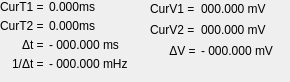
<?xml version="1.0" encoding="UTF-8"?>
<ui version="4.0">
 <class>CursorReadouts</class>
 <widget class="QWidget" name="CursorReadouts">
  <property name="geometry">
   <rect>
    <x>0</x>
    <y>0</y>
    <width>290</width>
    <height>82</height>
   </rect>
  </property>
  <property name="sizePolicy">
   <sizepolicy hsizetype="Fixed" vsizetype="Fixed">
    <horstretch>0</horstretch>
    <verstretch>0</verstretch>
   </sizepolicy>
  </property>
  <property name="maximumSize">
   <size>
    <width>290</width>
    <height>82</height>
   </size>
  </property>
  <property name="windowTitle">
   <string>Form</string>
  </property>
  <property name="styleSheet">
   <string notr="true"/>
  </property>
  <layout class="QHBoxLayout" name="horizontalLayout">
   <property name="spacing">
    <number>0</number>
   </property>
   <property name="leftMargin">
    <number>0</number>
   </property>
   <property name="topMargin">
    <number>0</number>
   </property>
   <property name="rightMargin">
    <number>0</number>
   </property>
   <property name="bottomMargin">
    <number>0</number>
   </property>
   <item>
    <widget class="QWidget" name="TimeCursors" native="true">
     <property name="sizePolicy">
      <sizepolicy hsizetype="Fixed" vsizetype="Fixed">
       <horstretch>148</horstretch>
       <verstretch>92</verstretch>
      </sizepolicy>
     </property>
     <property name="minimumSize">
      <size>
       <width>148</width>
       <height>82</height>
      </size>
     </property>
     <property name="maximumSize">
      <size>
       <width>150</width>
       <height>82</height>
      </size>
     </property>
     <property name="styleSheet">
      <string notr="true"/>
     </property>
     <layout class="QGridLayout" name="gridLayout">
      <property name="leftMargin">
       <number>0</number>
      </property>
      <property name="topMargin">
       <number>0</number>
      </property>
      <property name="rightMargin">
       <number>0</number>
      </property>
      <property name="bottomMargin">
       <number>0</number>
      </property>
      <property name="spacing">
       <number>5</number>
      </property>
      <item row="0" column="3">
       <spacer name="verticalSpacer_3">
        <property name="orientation">
         <enum>Qt::Vertical</enum>
        </property>
        <property name="sizeType">
         <enum>QSizePolicy::Fixed</enum>
        </property>
        <property name="sizeHint" stdset="0">
         <size>
          <width>0</width>
          <height>0</height>
         </size>
        </property>
       </spacer>
      </item>
      <item row="5" column="0">
       <spacer name="verticalSpacer_2">
        <property name="orientation">
         <enum>Qt::Vertical</enum>
        </property>
        <property name="sizeType">
         <enum>QSizePolicy::Expanding</enum>
        </property>
        <property name="sizeHint" stdset="0">
         <size>
          <width>0</width>
          <height>0</height>
         </size>
        </property>
       </spacer>
      </item>
      <item row="4" column="0">
       <spacer name="horizontalSpacer_2">
        <property name="orientation">
         <enum>Qt::Horizontal</enum>
        </property>
        <property name="sizeType">
         <enum>QSizePolicy::Fixed</enum>
        </property>
        <property name="sizeHint" stdset="0">
         <size>
          <width>0</width>
          <height>0</height>
         </size>
        </property>
       </spacer>
      </item>
      <item row="1" column="3">
       <spacer name="horizontalSpacer">
        <property name="orientation">
         <enum>Qt::Horizontal</enum>
        </property>
        <property name="sizeType">
         <enum>QSizePolicy::Fixed</enum>
        </property>
        <property name="sizeHint" stdset="0">
         <size>
          <width>0</width>
          <height>0</height>
         </size>
        </property>
       </spacer>
      </item>
      <item row="3" column="1" alignment="Qt::AlignRight">
       <widget class="QLabel" name="timeDeltaLabel">
        <property name="sizePolicy">
         <sizepolicy hsizetype="Fixed" vsizetype="Fixed">
          <horstretch>0</horstretch>
          <verstretch>0</verstretch>
         </sizepolicy>
        </property>
        <property name="text">
         <string>Δt =</string>
        </property>
        <property name="alignment">
         <set>Qt::AlignLeading|Qt::AlignLeft|Qt::AlignVCenter</set>
        </property>
       </widget>
      </item>
      <item row="1" column="2">
       <widget class="QLabel" name="cursorT1">
        <property name="sizePolicy">
         <sizepolicy hsizetype="Fixed" vsizetype="Fixed">
          <horstretch>0</horstretch>
          <verstretch>0</verstretch>
         </sizepolicy>
        </property>
        <property name="text">
         <string>0.000ms</string>
        </property>
       </widget>
      </item>
      <item row="2" column="1" alignment="Qt::AlignRight">
       <widget class="QLabel" name="cursorT2label">
        <property name="sizePolicy">
         <sizepolicy hsizetype="Fixed" vsizetype="Fixed">
          <horstretch>0</horstretch>
          <verstretch>0</verstretch>
         </sizepolicy>
        </property>
        <property name="text">
         <string>CurT2 =</string>
        </property>
        <property name="alignment">
         <set>Qt::AlignLeading|Qt::AlignLeft|Qt::AlignVCenter</set>
        </property>
       </widget>
      </item>
      <item row="4" column="1" alignment="Qt::AlignRight">
       <widget class="QLabel" name="frequencyDeltaLabel">
        <property name="sizePolicy">
         <sizepolicy hsizetype="Fixed" vsizetype="Fixed">
          <horstretch>0</horstretch>
          <verstretch>0</verstretch>
         </sizepolicy>
        </property>
        <property name="text">
         <string>1/Δt =</string>
        </property>
        <property name="alignment">
         <set>Qt::AlignLeading|Qt::AlignLeft|Qt::AlignVCenter</set>
        </property>
       </widget>
      </item>
      <item row="3" column="2" colspan="2">
       <widget class="QLabel" name="timeDelta">
        <property name="sizePolicy">
         <sizepolicy hsizetype="Fixed" vsizetype="Fixed">
          <horstretch>0</horstretch>
          <verstretch>0</verstretch>
         </sizepolicy>
        </property>
        <property name="text">
         <string>- 000.000 ms</string>
        </property>
       </widget>
      </item>
      <item row="2" column="2" colspan="2">
       <widget class="QLabel" name="cursorT2">
        <property name="sizePolicy">
         <sizepolicy hsizetype="Fixed" vsizetype="Fixed">
          <horstretch>0</horstretch>
          <verstretch>0</verstretch>
         </sizepolicy>
        </property>
        <property name="text">
         <string>0.000ms</string>
        </property>
       </widget>
      </item>
      <item row="4" column="2" colspan="2">
       <widget class="QLabel" name="frequencyDelta">
        <property name="sizePolicy">
         <sizepolicy hsizetype="Fixed" vsizetype="Fixed">
          <horstretch>0</horstretch>
          <verstretch>0</verstretch>
         </sizepolicy>
        </property>
        <property name="text">
         <string>- 000.000 mHz</string>
        </property>
       </widget>
      </item>
      <item row="1" column="1">
       <widget class="QLabel" name="cursorT1label">
        <property name="sizePolicy">
         <sizepolicy hsizetype="Fixed" vsizetype="Fixed">
          <horstretch>0</horstretch>
          <verstretch>0</verstretch>
         </sizepolicy>
        </property>
        <property name="text">
         <string>CurT1 =</string>
        </property>
        <property name="alignment">
         <set>Qt::AlignLeading|Qt::AlignLeft|Qt::AlignVCenter</set>
        </property>
       </widget>
      </item>
     </layout>
    </widget>
   </item>
   <item>
    <widget class="QWidget" name="VoltageCursors" native="true">
     <property name="sizePolicy">
      <sizepolicy hsizetype="Fixed" vsizetype="Fixed">
       <horstretch>140</horstretch>
       <verstretch>89</verstretch>
      </sizepolicy>
     </property>
     <property name="minimumSize">
      <size>
       <width>140</width>
       <height>82</height>
      </size>
     </property>
     <property name="maximumSize">
      <size>
       <width>140</width>
       <height>82</height>
      </size>
     </property>
     <property name="styleSheet">
      <string notr="true"/>
     </property>
     <layout class="QGridLayout" name="gridLayout_2">
      <property name="leftMargin">
       <number>0</number>
      </property>
      <property name="topMargin">
       <number>0</number>
      </property>
      <property name="rightMargin">
       <number>0</number>
      </property>
      <property name="bottomMargin">
       <number>0</number>
      </property>
      <property name="spacing">
       <number>5</number>
      </property>
      <item row="2" column="0">
       <widget class="QLabel" name="cursorV2label">
        <property name="sizePolicy">
         <sizepolicy hsizetype="Fixed" vsizetype="Fixed">
          <horstretch>0</horstretch>
          <verstretch>0</verstretch>
         </sizepolicy>
        </property>
        <property name="text">
         <string>CurV2 =</string>
        </property>
        <property name="alignment">
         <set>Qt::AlignLeading|Qt::AlignLeft|Qt::AlignVCenter</set>
        </property>
       </widget>
      </item>
      <item row="1" column="0">
       <widget class="QLabel" name="cursorV1label">
        <property name="sizePolicy">
         <sizepolicy hsizetype="Fixed" vsizetype="Fixed">
          <horstretch>0</horstretch>
          <verstretch>0</verstretch>
         </sizepolicy>
        </property>
        <property name="text">
         <string>CurV1 =</string>
        </property>
        <property name="alignment">
         <set>Qt::AlignLeading|Qt::AlignLeft|Qt::AlignVCenter</set>
        </property>
       </widget>
      </item>
      <item row="2" column="1" colspan="2">
       <widget class="QLabel" name="cursorV2">
        <property name="sizePolicy">
         <sizepolicy hsizetype="Fixed" vsizetype="Fixed">
          <horstretch>0</horstretch>
          <verstretch>0</verstretch>
         </sizepolicy>
        </property>
        <property name="text">
         <string>000.000 mV</string>
        </property>
       </widget>
      </item>
      <item row="1" column="2">
       <spacer name="horizontalSpacer_3">
        <property name="orientation">
         <enum>Qt::Horizontal</enum>
        </property>
        <property name="sizeType">
         <enum>QSizePolicy::Expanding</enum>
        </property>
        <property name="sizeHint" stdset="0">
         <size>
          <width>0</width>
          <height>0</height>
         </size>
        </property>
       </spacer>
      </item>
      <item row="5" column="1">
       <widget class="QLabel" name="label_15">
        <property name="enabled">
         <bool>false</bool>
        </property>
        <property name="sizePolicy">
         <sizepolicy hsizetype="Fixed" vsizetype="Fixed">
          <horstretch>0</horstretch>
          <verstretch>0</verstretch>
         </sizepolicy>
        </property>
        <property name="text">
         <string/>
        </property>
       </widget>
      </item>
      <item row="0" column="2">
       <spacer name="verticalSpacer_5">
        <property name="orientation">
         <enum>Qt::Vertical</enum>
        </property>
        <property name="sizeType">
         <enum>QSizePolicy::Fixed</enum>
        </property>
        <property name="sizeHint" stdset="0">
         <size>
          <width>0</width>
          <height>0</height>
         </size>
        </property>
       </spacer>
      </item>
      <item row="1" column="1">
       <widget class="QLabel" name="cursorV1">
        <property name="sizePolicy">
         <sizepolicy hsizetype="Fixed" vsizetype="Fixed">
          <horstretch>0</horstretch>
          <verstretch>0</verstretch>
         </sizepolicy>
        </property>
        <property name="text">
         <string>000.000 mV</string>
        </property>
       </widget>
      </item>
      <item row="3" column="0">
       <widget class="QLabel" name="deltaVlabel">
        <property name="sizePolicy">
         <sizepolicy hsizetype="Fixed" vsizetype="Fixed">
          <horstretch>0</horstretch>
          <verstretch>0</verstretch>
         </sizepolicy>
        </property>
        <property name="text">
         <string>      ΔV =</string>
        </property>
        <property name="alignment">
         <set>Qt::AlignLeading|Qt::AlignLeft|Qt::AlignVCenter</set>
        </property>
       </widget>
      </item>
      <item row="5" column="0">
       <spacer name="horizontalSpacer_4">
        <property name="orientation">
         <enum>Qt::Horizontal</enum>
        </property>
        <property name="sizeType">
         <enum>QSizePolicy::Fixed</enum>
        </property>
        <property name="sizeHint" stdset="0">
         <size>
          <width>0</width>
          <height>0</height>
         </size>
        </property>
       </spacer>
      </item>
      <item row="6" column="0">
       <spacer name="verticalSpacer_4">
        <property name="orientation">
         <enum>Qt::Vertical</enum>
        </property>
        <property name="sizeType">
         <enum>QSizePolicy::Fixed</enum>
        </property>
        <property name="sizeHint" stdset="0">
         <size>
          <width>0</width>
          <height>0</height>
         </size>
        </property>
       </spacer>
      </item>
      <item row="3" column="1">
       <widget class="QLabel" name="voltageDelta">
        <property name="sizePolicy">
         <sizepolicy hsizetype="Fixed" vsizetype="Fixed">
          <horstretch>0</horstretch>
          <verstretch>0</verstretch>
         </sizepolicy>
        </property>
        <property name="text">
         <string>- 000.000 mV</string>
        </property>
       </widget>
      </item>
     </layout>
    </widget>
   </item>
  </layout>
 </widget>
 <resources/>
 <connections/>
</ui>
